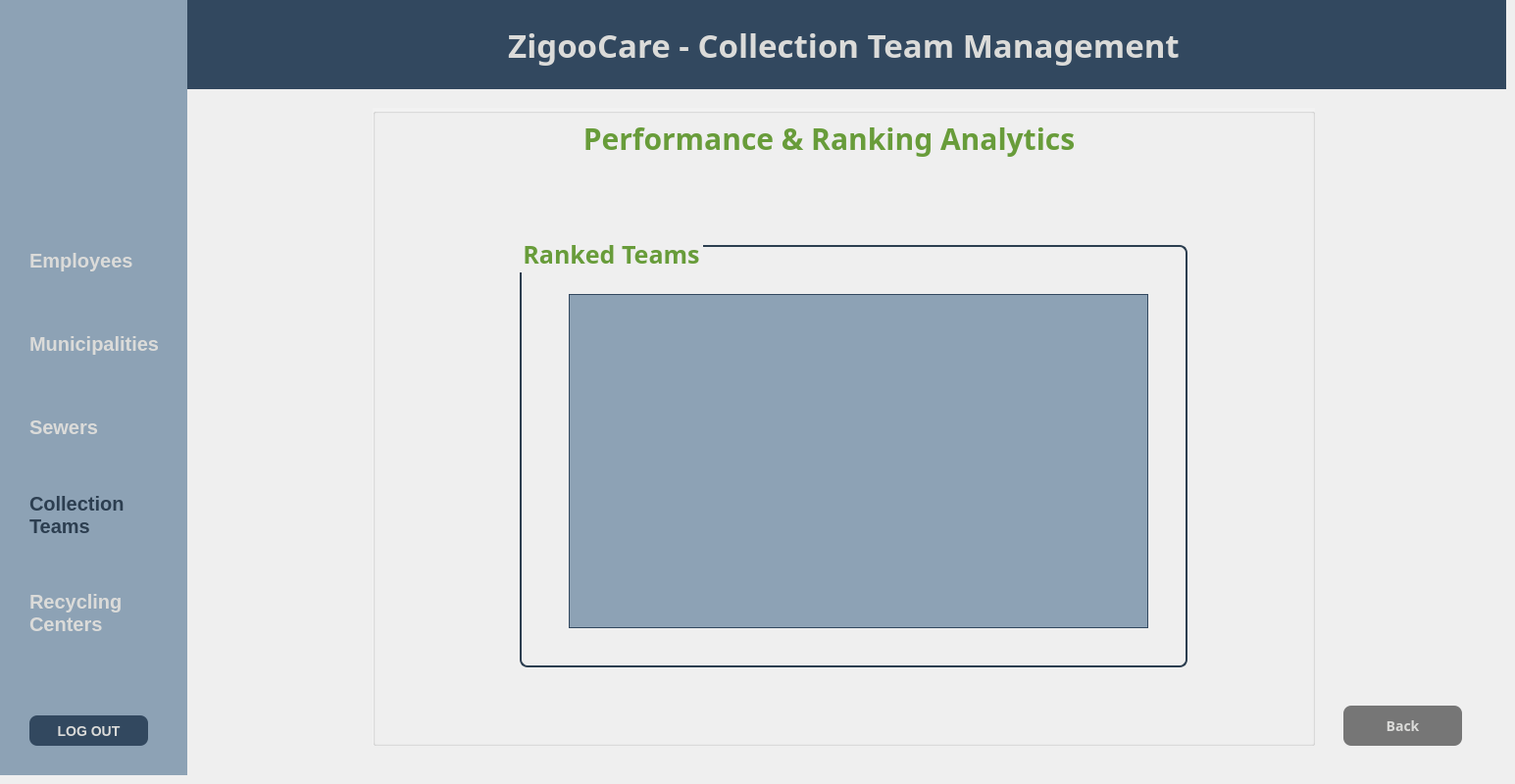
      <widget class="QWidget" name="page_c3">
       <widget class="QWidget" name="widget_header_c3" native="true">
        <property name="geometry">
         <rect>
          <x>0</x>
          <y>0</y>
          <width>1536</width>
          <height>91</height>
         </rect>
        </property>
        <property name="styleSheet">
         <string notr="true">background-color: #32485F;</string>
        </property>
        <widget class="QLabel" name="label_zigocare_c3">
         <property name="geometry">
          <rect>
           <x>200</x>
           <y>10</y>
           <width>1321</width>
           <height>71</height>
          </rect>
         </property>
         <property name="font">
          <font>
           <family>Onest</family>
           <pointsize>25</pointsize>
           <italic>false</italic>
           <bold>true</bold>
          </font>
         </property>
         <property name="styleSheet">
          <string notr="true">font: 700 25pt ;
color: rgb(219, 219, 217);</string>
         </property>
         <property name="text">
          <string>ZigooCare - Collection Team Management</string>
         </property>
         <property name="alignment">
          <set>Qt::AlignmentFlag::AlignCenter</set>
         </property>
        </widget>
       </widget>
       <widget class="QGroupBox" name="groupBox_rankedteam_c3">
        <property name="geometry">
         <rect>
          <x>380</x>
          <y>110</y>
          <width>961</width>
          <height>651</height>
         </rect>
        </property>
        <property name="styleSheet">
         <string notr="true">  
   background: transparent;

    background: rgba(255, 255, 255, 40);
  /*background-color: #99DBDBD9;*/</string>
        </property>
        <property name="title">
         <string/>
        </property>
        <widget class="QLabel" name="label_teamperformance_c3">
         <property name="geometry">
          <rect>
           <x>-190</x>
           <y>10</y>
           <width>1311</width>
           <height>41</height>
          </rect>
         </property>
         <property name="font">
          <font>
           <family>Onest</family>
           <pointsize>-1</pointsize>
           <italic>false</italic>
           <bold>true</bold>
          </font>
         </property>
         <property name="styleSheet">
          <string notr="true">color: rgb(104, 156, 58);
font:bold;
font-size:30px;
background-color: transparent;</string>
         </property>
         <property name="text">
          <string>Performance &amp; Ranking Analytics</string>
         </property>
         <property name="alignment">
          <set>Qt::AlignmentFlag::AlignCenter</set>
         </property>
        </widget>
        <widget class="QGroupBox" name="groupBox_rankedteams_c3">
         <property name="geometry">
          <rect>
           <x>150</x>
           <y>130</y>
           <width>681</width>
           <height>441</height>
          </rect>
         </property>
         <property name="font">
          <font>
           <family>Onest</family>
           <pointsize>-1</pointsize>
           <italic>false</italic>
           <bold>true</bold>
          </font>
         </property>
         <property name="styleSheet">
          <string notr="true">QGroupBox {
	background-color: transparent;
	color: rgb(104, 156, 58);
	font:bold;
	font-size:25px;
    border: 2px solid #2c3e50;
    border-radius: 8px;
    margin-top: 10px;
}</string>
         </property>
         <property name="title">
          <string>Ranked Teams</string>
         </property>
         <widget class="QTableView" name="tableView_rankteams_c3">
          <property name="geometry">
           <rect>
            <x>50</x>
            <y>60</y>
            <width>591</width>
            <height>341</height>
           </rect>
          </property>
          <property name="styleSheet">
           <string notr="true">QTableView {
    background-color: #8DA2B5;
	alternate-background-color: #7F95A8;
    gridline-color: #32485F;
    border: 1px solid #32485F;
    color: #32485F;
    selection-background-color: #018ADA;
    selection-color: white;
}

QTableView::item {
    padding: 6px;
    border: none;
}

QTableView::item:hover {
    background-color: rgba(1, 138, 218, 0.15);
}

QTableView::item:selected {
    background-color: #018ADA;
    color: white;
}

QHeaderView::section {
    background-color: #32485F;
    color: white;
    padding: 6px;
    border: 1px solid #32485F;
    font-weight: bold;
}

QHeaderView::section:checked {
    background-color: #018ADA;
}

QScrollBar:vertical {
    background: #8DA2B5;
    width: 10px;
}

QScrollBar::handle:vertical {
    background: #32485F;
    border-radius: 4px;
}

QScrollBar::handle:vertical:hover {
    background: #018ADA;
} 
QScrollBar::handle:horizental {
    background: #32485F;
    border-radius: 4px;
}

QScrollBar::handle:horizental:hover {
    background: #018ADA;
} 

</string>
          </property>
          <property name="selectionMode">
           <enum>QAbstractItemView::SelectionMode::SingleSelection</enum>
          </property>
          <property name="selectionBehavior">
           <enum>QAbstractItemView::SelectionBehavior::SelectRows</enum>
          </property>
         </widget>
        </widget>
       </widget>
       <widget class="QWidget" name="widget_sidebar_c3" native="true">
        <property name="geometry">
         <rect>
          <x>0</x>
          <y>0</y>
          <width>191</width>
          <height>791</height>
         </rect>
        </property>
        <property name="styleSheet">
         <string notr="true">background-color: #8DA2B5;</string>
        </property>
        <widget class="QPushButton" name="pushButton_logout_c3">
         <property name="geometry">
          <rect>
           <x>30</x>
           <y>730</y>
           <width>121</width>
           <height>31</height>
          </rect>
         </property>
         <property name="styleSheet">
          <string notr="true">QPushButton {
	background-color: #32485F;
    color: #DBDBD9;
    font-size: 14px;
    font-weight: bold;
    border: none;
    border-radius: 8px;             
    padding: 8px 16px;
}

QPushButton:hover {
    
	background-color: rgb(163, 0, 3);
}

QPushButton:pressed {
    background-color: rgb(163, 0, 3);   
}

QPushButton:disabled {
    background-color: #BDBDBD;     
    color: #757575;
}
</string>
         </property>
         <property name="text">
          <string>LOG OUT</string>
         </property>
        </widget>
        <widget class="QLabel" name="label_image_c3">
         <property name="geometry">
          <rect>
           <x>20</x>
           <y>40</y>
           <width>151</width>
           <height>151</height>
          </rect>
         </property>
         <property name="text">
          <string/>
         </property>
         <property name="pixmap">
          <pixmap resource="resources.qrc">:/images/logo_untitled.png</pixmap>
         </property>
         <property name="scaledContents">
          <bool>true</bool>
         </property>
        </widget>
        <widget class="QPushButton" name="pushButton_employeem_c3">
         <property name="geometry">
          <rect>
           <x>30</x>
           <y>250</y>
           <width>111</width>
           <height>31</height>
          </rect>
         </property>
         <property name="styleSheet">
          <string notr="true">QPushButton {
    background-color: transparent;
    border: none;
    font-weight: bold;
    color: #DBDBD9;
	text-align:left;
	font-size:20px;
}

QPushButton:hover {
    color: #2c3e50;
}

</string>
         </property>
         <property name="text">
          <string>Employees</string>
         </property>
        </widget>
        <widget class="QPushButton" name="pushButton_municipalitiesm_c3">
         <property name="geometry">
          <rect>
           <x>30</x>
           <y>330</y>
           <width>141</width>
           <height>41</height>
          </rect>
         </property>
         <property name="styleSheet">
          <string notr="true">QPushButton {
    background-color: transparent;
    border: none;
    font-weight: bold;
    color: #DBDBD9;
	text-align:left;
	font-size:20px;
}

QPushButton:hover {
    color: #2c3e50;
}

</string>
         </property>
         <property name="text">
          <string>Municipalities  </string>
         </property>
        </widget>
        <widget class="QPushButton" name="pushButton_sewersm_c3">
         <property name="geometry">
          <rect>
           <x>30</x>
           <y>420</y>
           <width>81</width>
           <height>31</height>
          </rect>
         </property>
         <property name="styleSheet">
          <string notr="true">QPushButton {
    background-color: transparent;
    border: none;
    font-weight: bold;
    color: #DBDBD9;
	text-align:left;
	font-size:20px;
}

QPushButton:hover {
    color: #2c3e50;
}

</string>
         </property>
         <property name="text">
          <string>Sewers</string>
         </property>
        </widget>
        <widget class="QPushButton" name="pushButton_collectiontm_c3">
         <property name="geometry">
          <rect>
           <x>30</x>
           <y>500</y>
           <width>101</width>
           <height>51</height>
          </rect>
         </property>
         <property name="styleSheet">
          <string notr="true">QPushButton {
    background-color: transparent;
    border: none;
    font-weight: bold;
    color: #2c3e50;
	text-align:left;
	font-size:20px;
}</string>
         </property>
         <property name="text">
          <string>Collection
Teams</string>
         </property>
        </widget>
        <widget class="QPushButton" name="pushButton_rcentersm_c3">
         <property name="geometry">
          <rect>
           <x>30</x>
           <y>600</y>
           <width>101</width>
           <height>51</height>
          </rect>
         </property>
         <property name="styleSheet">
          <string notr="true">QPushButton {
    background-color: transparent;
    border: none;
    font-weight: bold;
    color: #DBDBD9;
	text-align:left;
	font-size:20px;
}

QPushButton:hover {
    color: #2c3e50;
}

</string>
         </property>
         <property name="text">
          <string>Recycling
Centers  </string>
         </property>
        </widget>
       </widget>
       <widget class="QPushButton" name="pushButton_back_c3">
        <property name="geometry">
         <rect>
          <x>1370</x>
          <y>720</y>
          <width>121</width>
          <height>41</height>
         </rect>
        </property>
        <property name="font">
         <font>
          <family>Onest</family>
          <pointsize>-1</pointsize>
          <bold>true</bold>
         </font>
        </property>
        <property name="styleSheet">
         <string notr="true">QPushButton {
    background-color: rgb(118, 118, 118);      
    color: #DBDBD9;
    font-size: 14px;
    font-weight: bold;
    border: none;
    border-radius: 8px;             
    padding: 8px 16px;
}

QPushButton:hover {
    
	background-color: rgb(53, 53, 53);
}

QPushButton:pressed {
    background-color: #C62828;      
}

QPushButton:disabled {
    background-color: #BDBDBD;      
    color: #757575;
}
</string>
        </property>
        <property name="text">
         <string>Back</string>
        </property>
       </widget>
      </widget>
